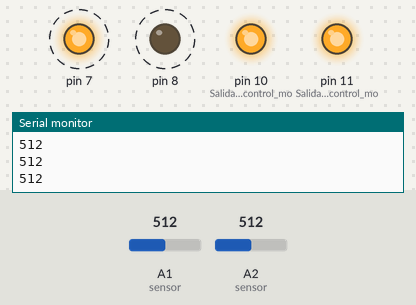
Simulated run of this sketch. Board: Arduino Uno, built with avr-gcc and run on an emulated ATmega328P. On the bench: output pins drawn as LEDs (lit = HIGH), the last lines printed to the serial monitor. Dashed ring = blinking. The inputs (shaded band) are chosen by the test bench; at power-on: A1 (sensor) = 512, A2 (sensor) = 512.

Above: at 1.65 s.
1.7 s: A1 (sensor) set to 493
At 2.05 s:
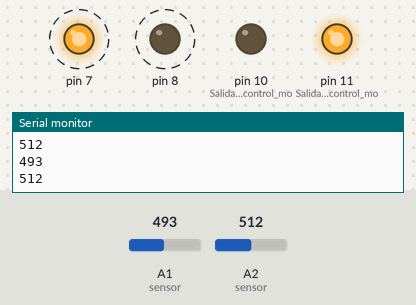
4.7 s: A2 (sensor) set to 482
At 4.85 s:
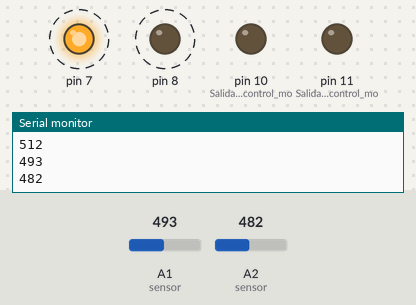
7.7 s: A1 (sensor) set to 510
At 8.06 s:
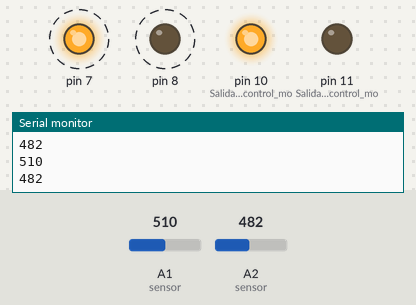
10.7 s: A2 (sensor) set to 511
At 11.06 s:
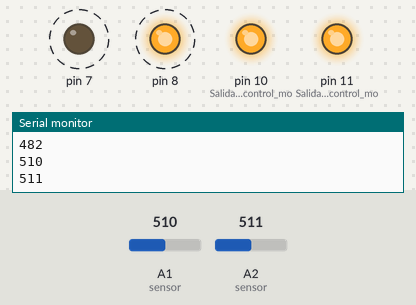
13.7 s: A2 (sensor) set to 490
At 14.27 s:
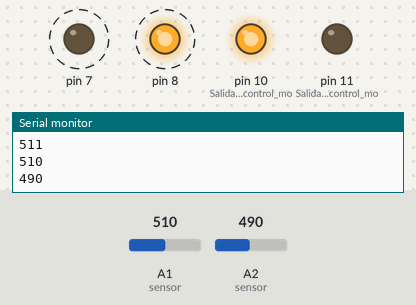
16.7 s: A2 (sensor) set to 510
At 17.07 s:
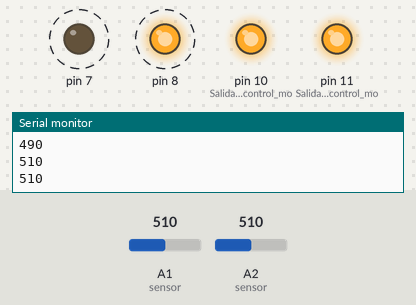
Timing chart, 0 to 20.7 s (numbered marks = the images above; inputs shaded):
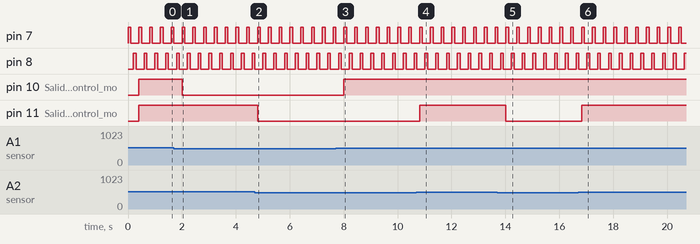

Measured:
- the behaviour switches between 500 and 499 on A1 (sensor) (found by bisection; images 0 and 1)
- the behaviour switches between 500 and 499 on A2 (sensor) (found by bisection; images 1 and 2)
- after the input at 1.7 s, pin 10 (Salida_digital_control_mo): HIGH → LOW after 0.30 s
- after the input at 4.7 s, pin 11 (Salida_digital_control_mo): HIGH → LOW after 0.11 s
- after the input at 7.7 s, pin 10 (Salida_digital_control_mo): LOW → HIGH after 0.31 s
- after the input at 10.7 s, pin 11 (Salida_digital_control_mo): LOW → HIGH after 0.12 s
- after the input at 13.7 s, pin 11 (Salida_digital_control_mo): HIGH → LOW after 0.32 s
- after the input at 16.7 s, pin 11 (Salida_digital_control_mo): LOW → HIGH after 0.13 s

The sketch:

Robot_seguidor_de_luz.ino
```cpp
  int valorA2; //variable sensor luz izquierdo, controla motor derecho
 int valorA1; //variable sensor luz derecho, controla motor izquierdo
 int motorderecho=11;
 int motorizquierdo=10;
     void setup ()
{
     pinMode (10, OUTPUT); //Salida digital control motor izquierdo
     pinMode (11, OUTPUT); //Salida digital control motor derecho
     pinMode(7, OUTPUT);
     pinMode(8,OUTPUT);
     Serial.begin (9600); // Comunicación ARDUINO ordenador
}
    void loop() {
      digitalWrite(7,HIGH);
      delay(100);
      digitalWrite(7,LOW);
      delay(100);
      digitalWrite(8,HIGH);
      delay(100);
      digitalWrite(8,LOW);
      delay(100);
    valorA2=analogRead(A2); //Valor señal de entrada sensor izquierdo
    valorA1=analogRead(A1); // Valor señal de entrada sensor derecho
    Serial.println (valorA1); //Visualizar valor señal en ordenador
    Serial.println (valorA2); // Visualizar valor señal en ordenador

    if (valorA2>=500) {
    digitalWrite (11, HIGH); //Activa motor derecho
 }
    else {
    digitalWrite (11, LOW); //Desactiva motor derecho
 }

    if (valorA1>=500) {
    digitalWrite (10, HIGH); //Activa motor izquierdo
 }
    else {
    digitalWrite (10, LOW); // Desactiva motor izquierdo
 }
 }
```
